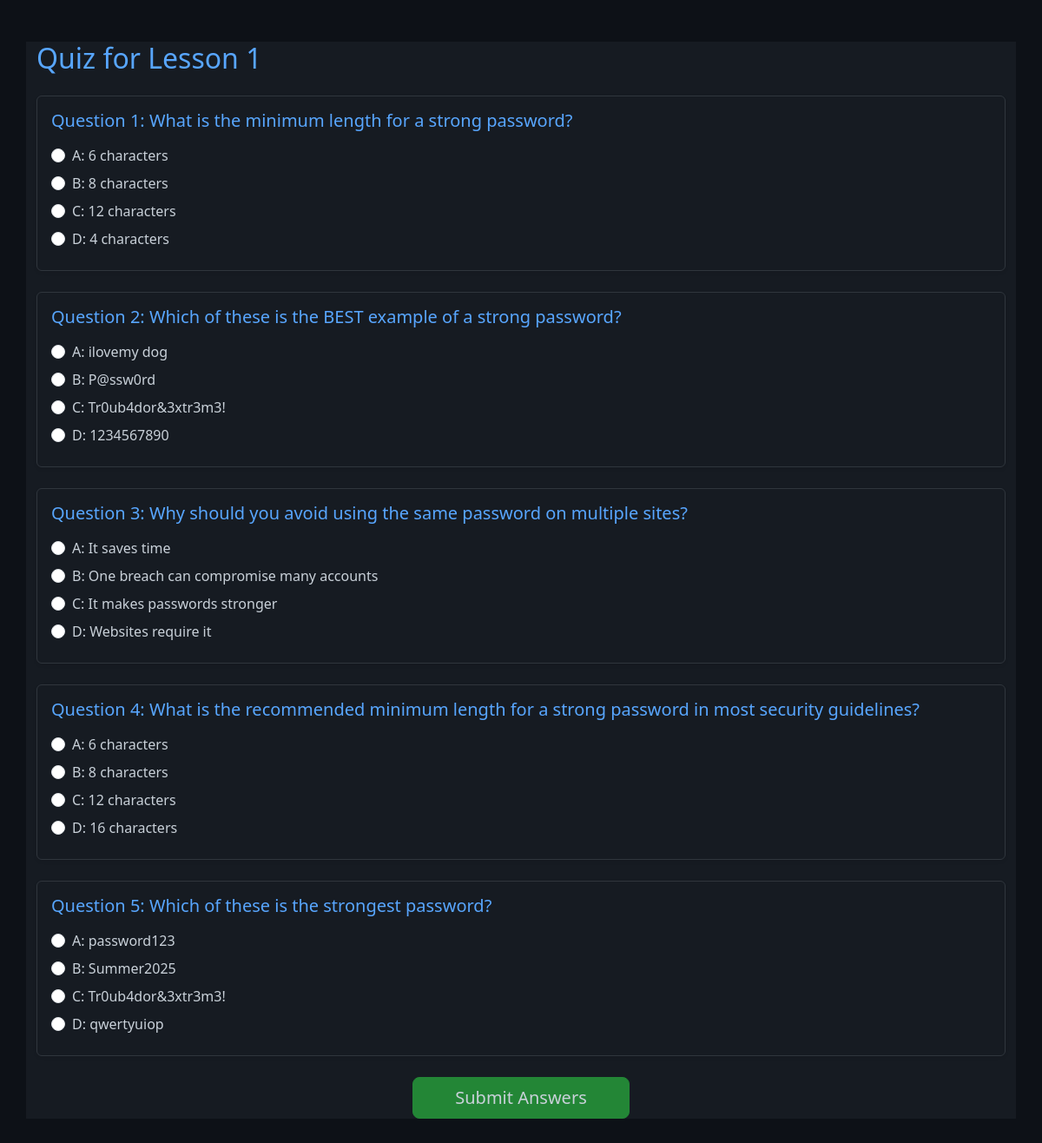
Page /quiz.php?lesson_id=1 (signed in) on the committed database.
### tables this page shows
CREATE TABLE `questions` (
  `id` int(11) NOT NULL,
  `lesson_id` int(11) NOT NULL,
  `question` text NOT NULL,
  `options` text DEFAULT NULL,
  `correct_answer` varchar(255) NOT NULL,
  `type` enum('mcq','short') DEFAULT 'mcq'
);

### quiz.php (the view, shortened to what this page needs)
<?php
include 'db_connect.php';
$lesson_id = $_GET['lesson_id'] ?? 0;
$stmt = $conn->prepare("SELECT * FROM questions WHERE lesson_id = ?");
$stmt->execute([$lesson_id]);
$questions = $stmt->fetchAll(PDO::FETCH_ASSOC);
?>
<!DOCTYPE html>
<html lang="en">
<head>
    <link href="https://cdn.jsdelivr.net/npm/bootstrap@5.3.3/dist/css/bootstrap.min.css" rel="stylesheet">
    <link href="style.css" rel="stylesheet">
</head>
<body class="container mt-5 mb-5">
    <h2 class="mb-4">Quiz for Lesson <?= htmlspecialchars($lesson_id) ?></h2>
    <?php if (empty($questions)): ?>
        <div class="alert alert-warning">
            No questions available for this lesson yet.
        </div>
    <?php else: ?>
        <form method="POST">
            <?php $q_number = 1; ?>
            <?php foreach ($questions as $q): ?>
                <div class="card mb-4 shadow-sm">
                    <div class="card-body">
                        <h5 class="card-title mb-3">
                            Question <?= $q_number++ ?>: <?= htmlspecialchars($q['question']) ?>
                        </h5>
                        <?php
                        $opts = array_map('trim', explode(',', $q['options'] ?? ''));
                        ?>
                        <?php foreach ($opts as $opt): ?>
                            <?php
                            $opt = trim($opt);
                            if (preg_match('/^([A-D])\s*[:.)]?\s*(.+)$/i', $opt, $matches)) {
                                $letter = strtoupper($matches[1]);
                                $text   = trim($matches[2]);
                            } else {
                                $letter = '';
                                $text   = $opt;
                            }
                            ?>
                            <div class="form-check mb-2">
                                <input type="radio"
                                       name="answer_<?= $q['id'] ?>"
                                       id="opt_<?= $q['id'] ?>_<?= htmlspecialchars($letter) ?>"
                                       value="<?= htmlspecialchars($letter) ?>"
                                       class="form-check-input"
                                       required>
                                <label class="form-check-label" for="opt_<?= $q['id'] ?>_<?= htmlspecialchars($letter) ?>">
                                    <?= htmlspecialchars($letter ? $letter . ': ' . $text : $text) ?>
                                </label>
                            </div>
                        <?php endforeach; ?>
                    </div>
                </div>
            <?php endforeach; ?>
            <div class="text-center mt-4">
                <button type="submit" class="btn btn-primary btn-lg px-5">
                    Submit Answers
                </button>
            </div>
        </form>
    <?php endif; ?>
</body>
</html>

### style.css (style rules this page uses)
* { box-sizing: border-box; }
html, body { background-color: #0d1117 !important; color: #c9d1d9 !important; margin: 0; padding: 0; min-height: 100vh; }
.container, .card, .alert, .table, .form-control, .btn { background-color: #161b22 !important; border-color: #30363d !important; color: #c9d1d9 !important; }
.btn-primary { background-color: #238636 !important; border-color: #238636 !important; }
h1, h2, h3, h4, h5, h6 { color: #58a6ff !important; }

### rows in the picture
questions: question "What is the minimum length for a strong password?", text "A: 6 characters", text "B: 8 characters", text "C: 12 characters", text "D: 4 characters"
questions: question "Which of these is the BEST example of a strong password?", text "A: ilovemy dog", text "B: P@ssw0rd", text "C: Tr0ub4dor&3xtr3m3!", text "D: 1234567890"
questions: question "Why should you avoid using the same password on multiple sites?", text "A: It saves time", text "B: One breach can compromise many accounts", text "C: It makes passwords stronger", text "D: Websites require it"
questions: question "What is the recommended minimum length for a strong password in most security guidelines?", text "A: 6 characters", text "B: 8 characters", text "C: 12 characters", text "D: 16 characters"
questions: question "Which of these is the strongest password?", text "A: password123", text "B: Summer2025", text "C: Tr0ub4dor&3xtr3m3!", text "D: qwertyuiop"

### other values in the picture
$lesson_id "1"
